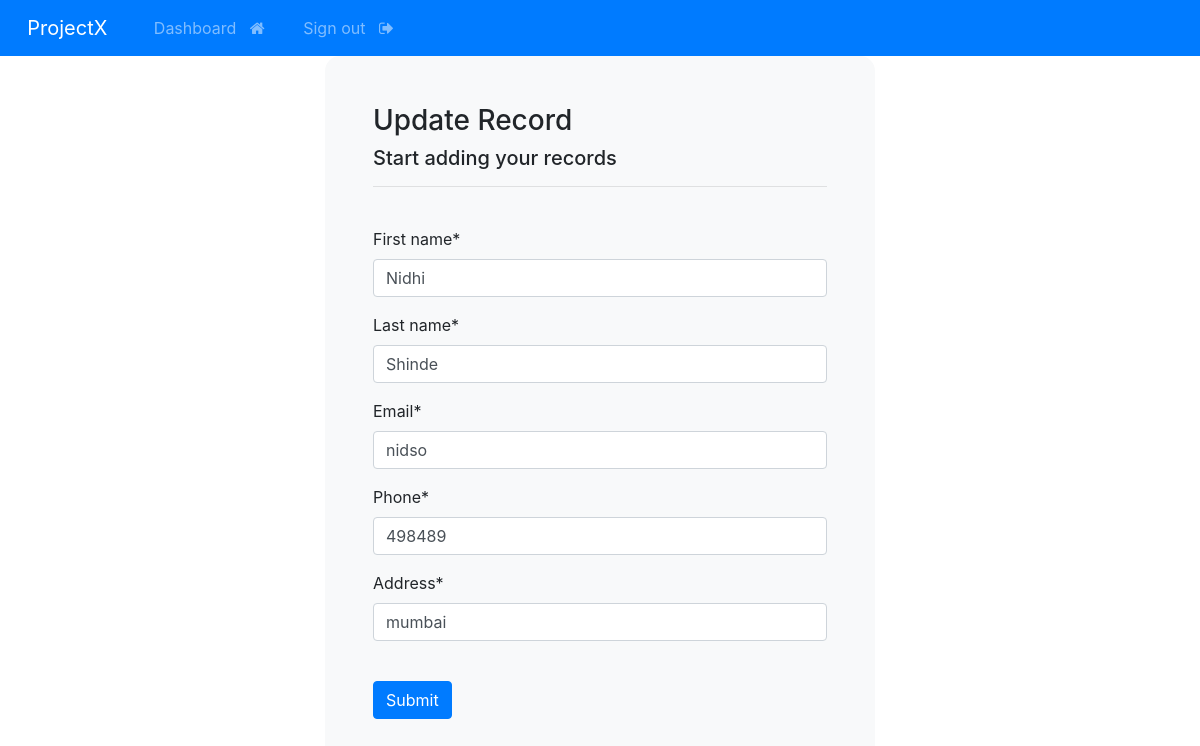
Screenshot of /update-record/4 (signed in) with the database file from the repository.
### webapp/models.py (models this page shows, shortened)
class Record(models.Model):
    creation_date = models.DateTimeField(auto_now_add=True)
    first_name = models.CharField(max_length=100)
    last_name = models.CharField(max_length=100)
    email = models.CharField(max_length=225)
    phone = models.CharField(max_length=20)
    address = models.CharField(max_length=300)

### webapp/views.py (the view)
# urls.py: path('update-record/<int:pk>', views.update_record, name="update-record"),
@login_required (login_url='login')
def update_record(request, pk):
    record = Record.objects.get(id=pk)
    form = UpdateRecordForm(instance=record)
    if request.method == 'POST':
        form = UpdateRecordForm(request.POST, instance=record)
        if form.is_valid():
            form.save()
            messages.success(request, 'Record updated successfully')
            return redirect("dashboard")
    context = {'form3': form}
    return render (request, 'webapp/update-record.html', context=context)

### webapp/forms.py
class UpdateRecordForm(forms.ModelForm):
    class Meta:
        model = Record
        fields = ['first_name', 'last_name', 'email', 'phone', 'address']

### webapp/templates/webapp/update-record.html (shortened to what this page needs)
{% extends 'webapp/base.html' %} {%load crispy_forms_tags%} {% block content %}
<body>
<div class="container bg-light shadow-md p-5 form-layout">
    <h3>Update Record</h3>
    <h5>Start adding your records</h5>
    <hr />
    <br />
    <form method="POST" autocomplete="off">
      {% csrf_token %} {{ form3|crispy}}
      <br />
      <button type="submit" class="btn btn-primary">Submit</button>
    </form>
</div>
</body>
{%endblock%}

### static/css/style.css (style rules this page uses)
.form-layout { border-radius: 15px; width: 550px; }

### rows the page displays
Record: first_name "Nidhi", last_name "Shinde", email "nidso", phone "498489", address "mumbai"
